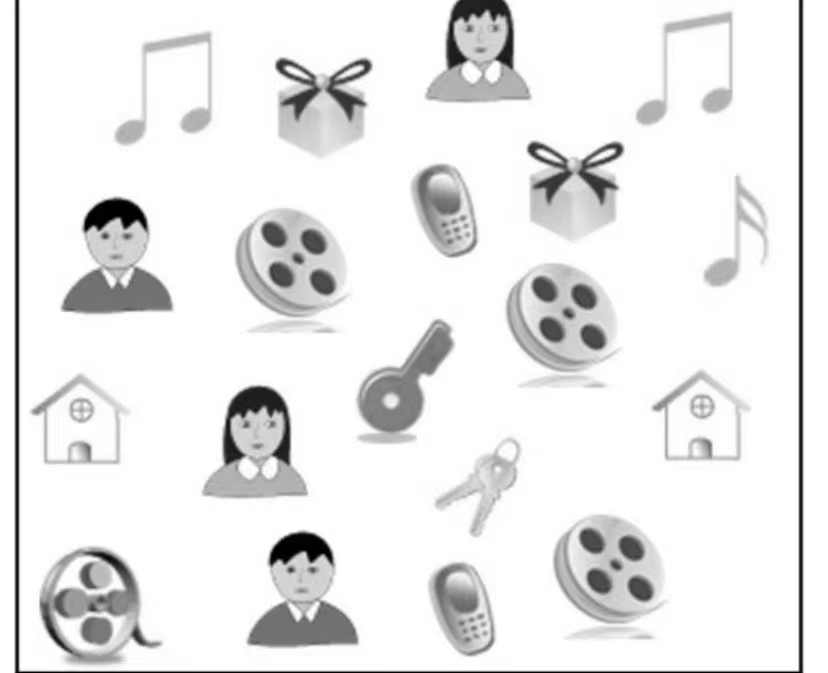
#> input picture cv2.study/alls.jpg, 828 x 673 px
$ python 'cv2.多目标匹配.py'
#> lines starting #> are read from the running program, lines starting #| are printed output that depends on the picture; after the words box and inside, x2 and y2 are one past the last pixel; in counts of white or black regions, pixels touching at a corner belong together
import cv2
img=cv2.imread("alls.jpg")
#> img is the input picture: shape (673, 828, 3); min 0, max 255, mean 233.3
# 读取原始图像
templ = cv2.imread("lunzi.jpg")
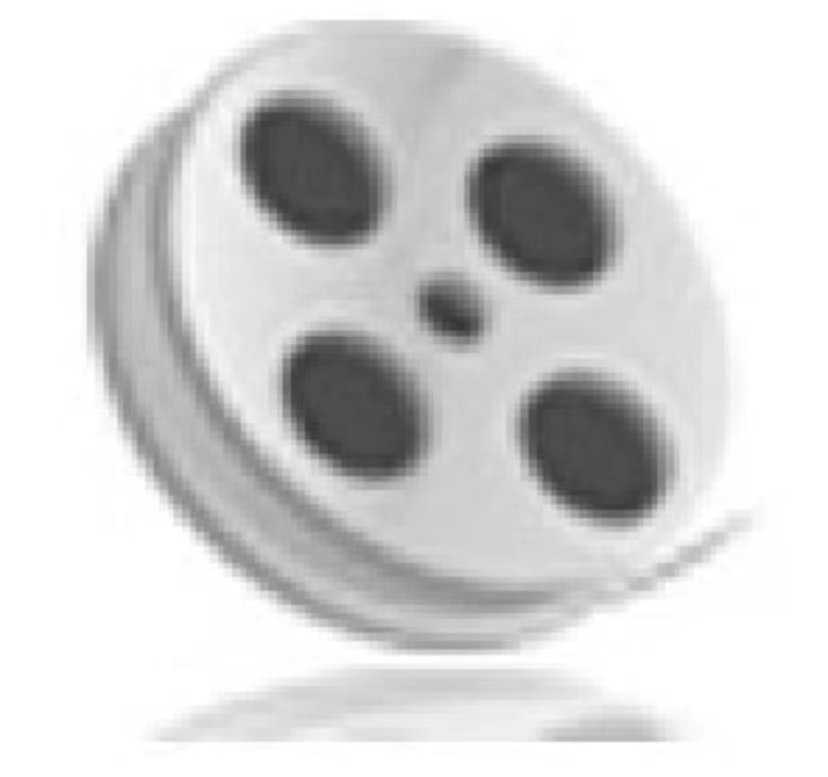
#> input picture cv2.study/lunzi.jpg, 828 x 777 px
#> templ is the input picture: shape (777, 828, 3); min 52, max 255, mean 214.1
templ = cv2.resize(templ,(200,200))
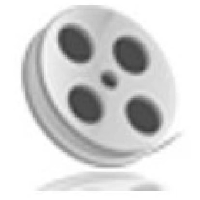
#> templ: shape (200, 200, 3); min 54, max 255, mean 214
#读取模板囝像
height, width, C = templ.shape
#> height = 200; width = 200; C = 3
# 获取模板困像的高、宽和通道数
results = cv2.matchTemplate(img,templ,cv2.TM_CCOEFF_NORMED)#按照标准相关系数匹配，result返回的是计算得出的匹配结果
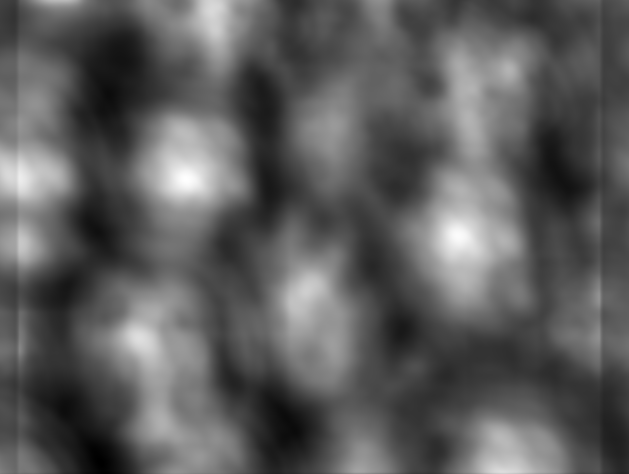
#> results: shape (474, 629) float32; min -0.35, max 0.579, mean -0.0107; drawn with min black and max white
for y in range(len(results)):
    #遍历结果数组的行
    for x in range(len(results[y])):
        #遍历结果数组的列
        if results[y][x]>0.56:#如果相关系数大于0.5 则认为匹配成功
        #在最佳匹配结果位置绘制红色方框
            cv2.rectangle(img,(x,y), (x + width,y + height), (0,0,255),2)
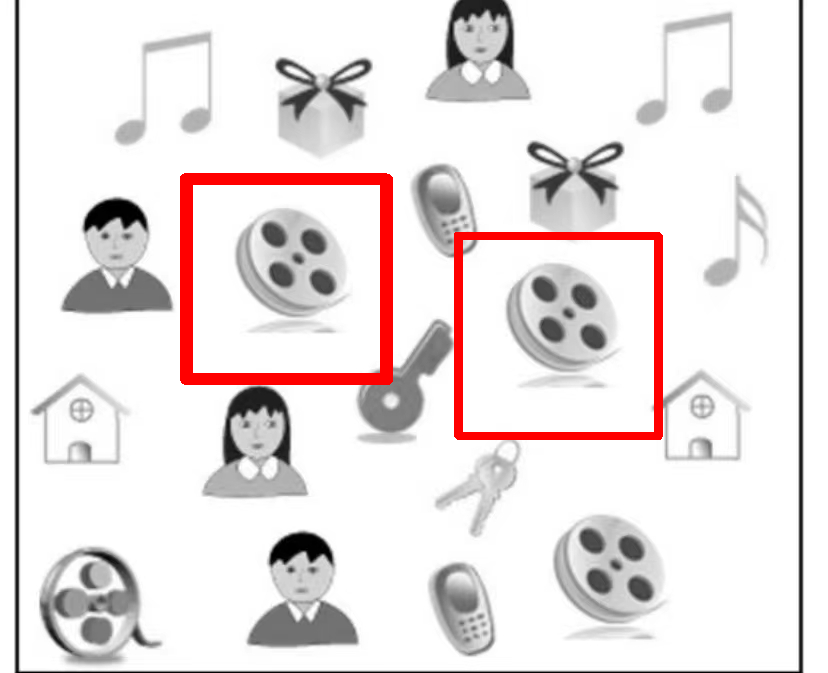
#> img: shape (673, 828, 3); 3.01% of pixels changed, all inside (x1, y1, x2, y2) = (180, 173, 663, 440)
cv2.imshow("img", img)
cv2.imshow("img1", templ)
        # 显示匹配的结果
cv2.waitKey(0)
# 按下任何键盘按键后
cv2.destroyAllWindows()
